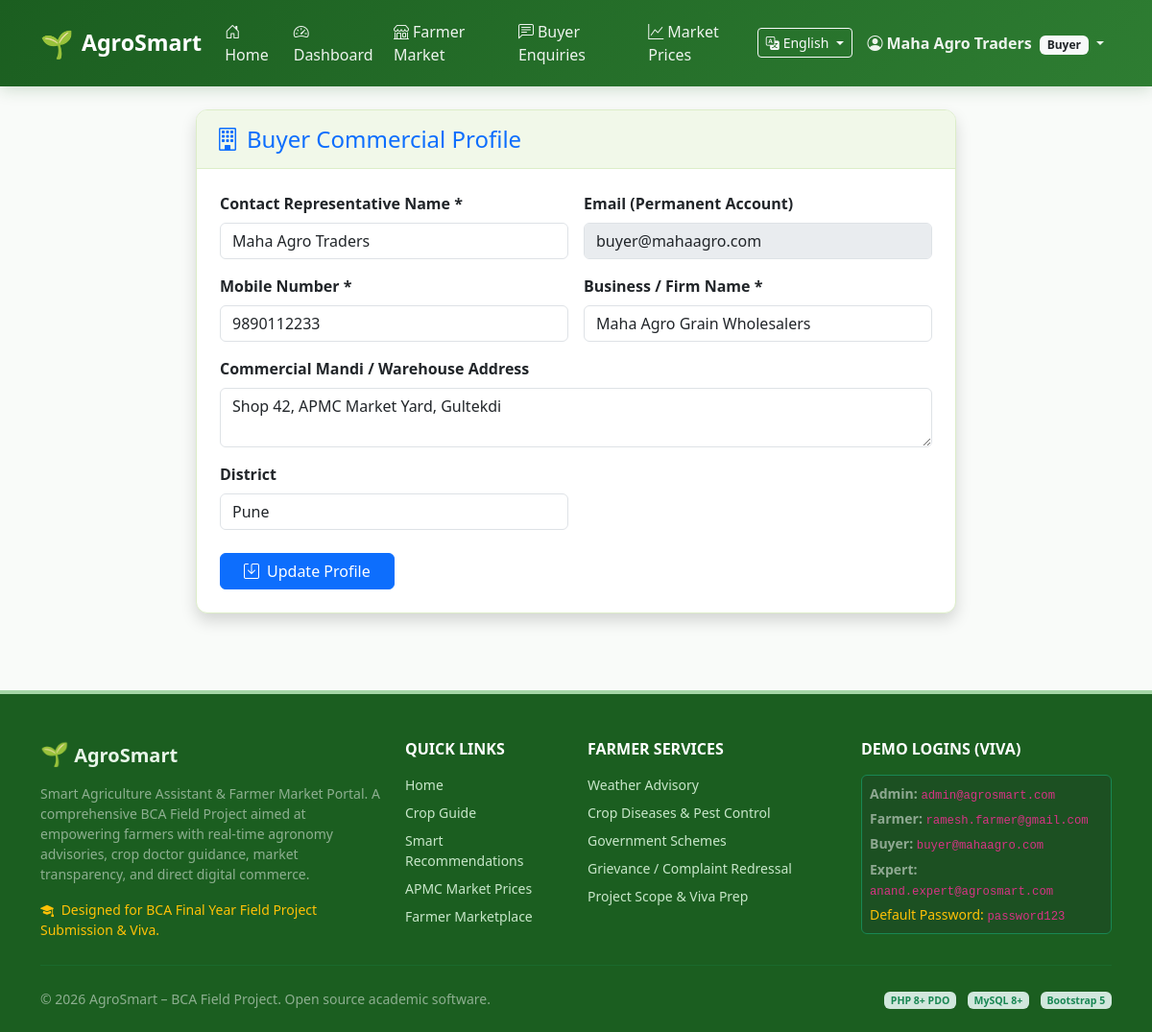
Screenshot of /buyer/profile.php (signed in) with the database file from the repository.
### tables this page shows
CREATE TABLE `buyers` (
  `buyer_id` INT AUTO_INCREMENT PRIMARY KEY,
  `user_id` INT NOT NULL UNIQUE,
  `business_name` VARCHAR(150) NOT NULL,
  `address` TEXT NOT NULL,
  `district` VARCHAR(100) NOT NULL,
  `state` VARCHAR(100) NOT NULL DEFAULT 'Maharashtra',
  `created_at` DATETIME DEFAULT CURRENT_TIMESTAMP,
  CONSTRAINT `fk_buyer_user` FOREIGN KEY (`user_id`) REFERENCES `users` (`user_id`) ON DELETE CASCADE
);

CREATE TABLE `users` (
  `user_id` INT AUTO_INCREMENT PRIMARY KEY,
  `name` VARCHAR(100) NOT NULL,
  `email` VARCHAR(150) NOT NULL UNIQUE,
  `mobile` VARCHAR(15) NOT NULL,
  `password` VARCHAR(255) NOT NULL,
  `role` ENUM('farmer', 'buyer', 'expert', 'admin') NOT NULL DEFAULT 'farmer',
  `status` ENUM('active', 'blocked') NOT NULL DEFAULT 'active',
  `created_at` DATETIME DEFAULT CURRENT_TIMESTAMP
);

### includes/functions.php (called while the page is built, shortened)
<?php
function e($string) {
    return htmlspecialchars((string)$string, ENT_QUOTES, 'UTF-8');
}

### buyer/profile.php (the view, shortened to what this page needs)
<?php
$pdo = getDBConnection();
$buyerId = $_SESSION['buyer_id'];
$stmt = $pdo->prepare("SELECT u.name, u.email, u.mobile, b.* FROM users u JOIN buyers b ON u.user_id = b.user_id WHERE b.buyer_id = ?");
$stmt->execute([$buyerId]);
$buyer = $stmt->fetch();
require_once __DIR__ . '/../includes/header.php';
?>
<div class="row justify-content-center">
  <div class="col-lg-8">
    <div class="card card-agro shadow">
      <div class="card-agro-header">
        <h4 class="mb-0 text-primary"><i class="bi bi-building me-2"></i>Buyer Commercial Profile</h4>
      </div>
      <div class="card-body p-4">
        <form action="<?= BASE_URL ?>/buyer/profile.php" method="POST">
          <div class="row g-3 mb-4">
            <div class="col-md-6">
              <label class="form-label fw-semibold">Contact Representative Name *</label>
              <input type="text" name="name" class="form-control" required value="<?= e($buyer['name']) ?>">
            </div>
            <div class="col-md-6">
              <label class="form-label fw-semibold">Email (Permanent Account)</label>
              <input type="email" class="form-control" readonly disabled value="<?= e($buyer['email']) ?>">
            </div>
            <div class="col-md-6">
              <label class="form-label fw-semibold">Mobile Number *</label>
              <input type="tel" name="mobile" class="form-control" required pattern="[0-9]{10}" value="<?= e($buyer['mobile']) ?>">
            </div>
            <div class="col-md-6">
              <label class="form-label fw-semibold">Business / Firm Name *</label>
              <input type="text" name="business_name" class="form-control" required value="<?= e($buyer['business_name']) ?>">
            </div>
            <div class="col-12">
              <label class="form-label fw-semibold">Commercial Mandi / Warehouse Address</label>
              <textarea name="address" class="form-control" rows="2"><?= e($buyer['address']) ?></textarea>
            </div>
            <div class="col-md-6">
              <label class="form-label fw-semibold">District</label>
              <input type="text" name="district" class="form-control" required value="<?= e($buyer['district']) ?>">
            </div>
          </div>
          <button type="submit" class="btn btn-primary px-4"><i class="bi bi-save me-2"></i>Update Profile</button>
        </form>
      </div>
    </div>
  </div>
</div>
<?php require_once __DIR__ . '/../includes/footer.php'; ?>

### assets/css/style.css (style rules this page uses)
:root { --agro-primary: #2e7d32; --agro-primary-dark: #1b5e20; --agro-primary-light: #4caf50; --agro-bg-soft: #f1f8e9; --agro-accent-earth: #795548; --agro-accent-gold: #fbc02d; --agro-text-dark: #1f2937; --agro-border-subtle: #dcedc8; }
body { font-family: 'Segoe UI', system-ui, -apple-system, sans-serif; color: var(--agro-text-dark); background-color: #f9fbf9; min-height: 100vh; display: flex; flex-direction: column; }
.card-agro { border: 1px solid var(--agro-border-subtle); border-radius: 12px; background-color: #ffffff; box-shadow: 0 4px 12px rgba(0, 0, 0, 0.04); transition: all 0.25s ease; overflow: hidden; }
.card-agro-header { background-color: #f1f8e9; border-bottom: 1px solid var(--agro-border-subtle); font-weight: 700; color: var(--agro-primary-dark); padding: 1rem 1.25rem; }

### rows the page displays
buyers: name "Maha Agro Traders", user.email "buyer@mahaagro.com", mobile "9890112233", business_name "Maha Agro Grain Wholesalers", address "Shop 42, APMC Market Yard, Gultekdi", district "Pune"

### other values shown
__('nav_home') "Home"
__('nav_dashboard') "Dashboard"
__('nav_marketplace') "Farmer Market"
__('nav_enquiries') "Buyer Enquiries"
__('nav_market_prices') "Market Prices"
$userName "Maha Agro Traders"
$userRole "Buyer"
